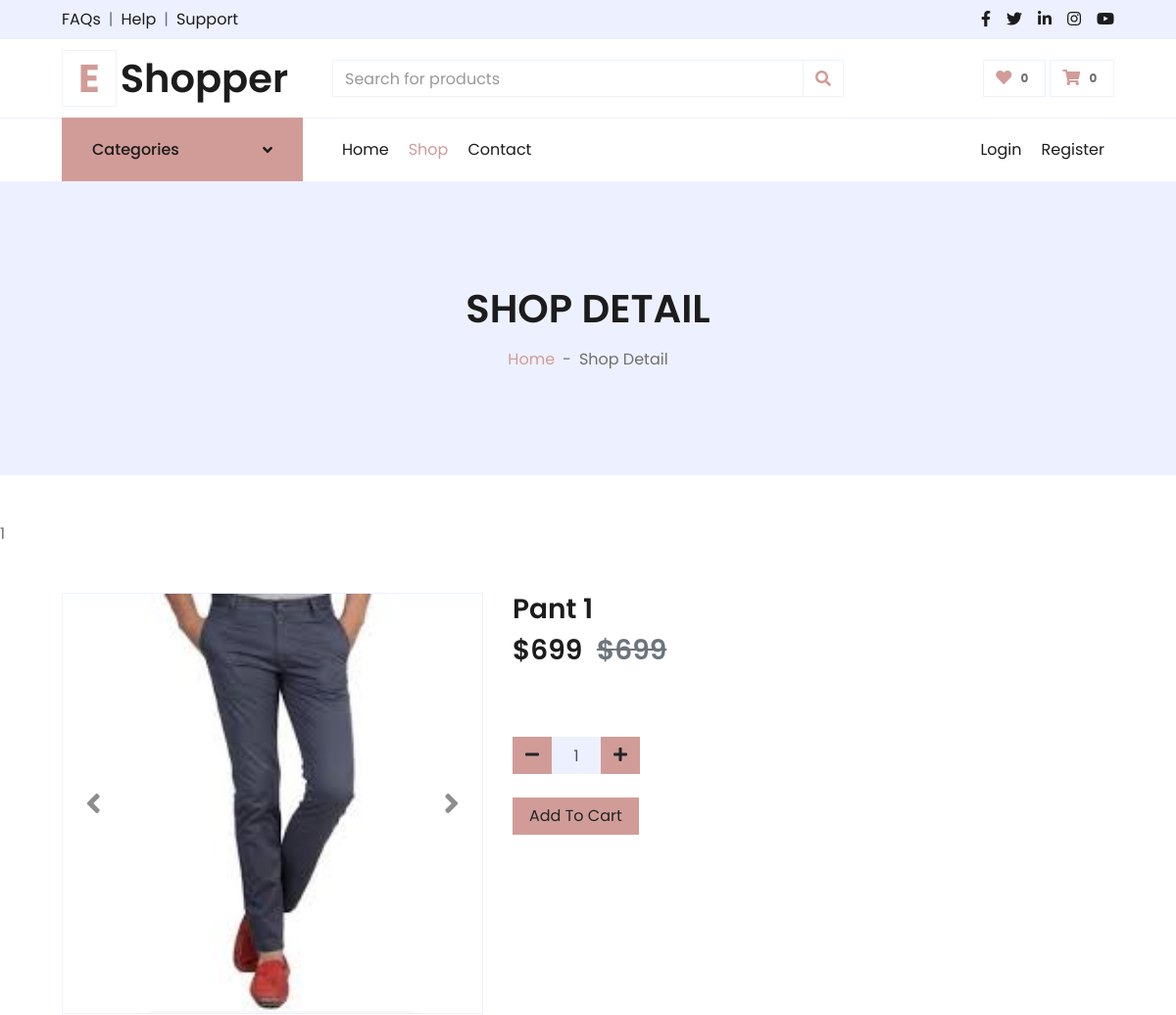
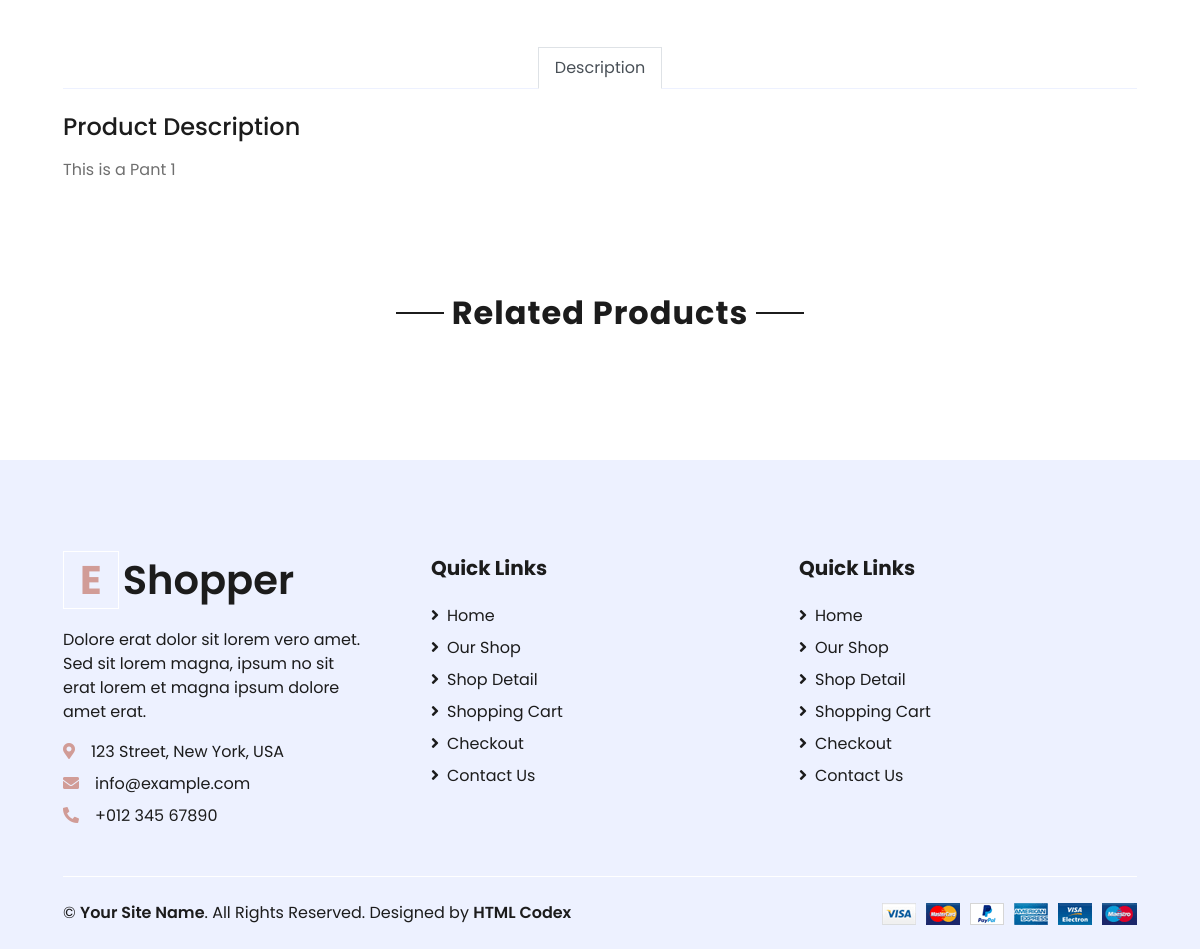
Screenshot of /detail.php?id=6 with the database file from the repository (2 pictures, top to bottom).
### tables this page shows
CREATE TABLE `product` (
  `id` int(11) NOT NULL,
  `title` varchar(80) NOT NULL,
  `slug` varchar(80) NOT NULL,
  `cid` int(11) NOT NULL,
  `bid` int(11) NOT NULL,
  `stock` int(11) NOT NULL,
  `price` int(11) NOT NULL,
  `sale_price` int(11) NOT NULL,
  `img_name` varchar(255) NOT NULL,
  `status` int(11) NOT NULL,
  `description` text NOT NULL
);

### detail.php (the view, shortened to what this page needs)
<?php
    if($_SERVER['REQUEST_METHOD'] == 'GET' && isset($_GET['id'])) {
        ?>
        <!DOCTYPE html>
        <html lang="en">
        <head>
            <link href="https://cdnjs.cloudflare.com/ajax/libs/font-awesome/5.10.0/css/all.min.css" rel="stylesheet">
            <link href="lib/owlcarousel/assets/owl.carousel.min.css" rel="stylesheet">
            <link href="css/style.css" rel="stylesheet">
        </head>
        <body>
            <?php
                require './includes/topbar.php';
            ?>
            <div class="container-fluid">
                <div class="row border-top px-xl-5">
                    <div class="col-lg-3 d-none d-lg-block">
                        <a class="btn shadow-none d-flex align-items-center justify-content-between bg-primary text-white w-100" data-toggle="collapse" href="#navbar-vertical" style="height: 65px; margin-top: -1px; padding: 0 30px;">
                            <h6 class="m-0">Categories</h6>
                            <i class="fa fa-angle-down text-dark"></i>
                        </a>
                        <?php
                            require './includes/category.php';
                        ?>
                    </div>
                    <div class="col-lg-9">
                        <nav class="navbar navbar-expand-lg bg-light navbar-light py-3 py-lg-0 px-0">
                            <?php
                                require './includes/navbar.php';
                            ?>
                        </nav>
                    </div>
                </div>
            </div>
            <div class="container-fluid bg-secondary mb-5">
                <div class="d-flex flex-column align-items-center justify-content-center" style="min-height: 300px">
                    <h1 class="font-weight-semi-bold text-uppercase mb-3">Shop Detail</h1>
                    <div class="d-inline-flex">
                        <p class="m-0"><a href="./index.php">Home</a></p>
                        <p class="m-0 px-2">-</p>
                        <p class="m-0">Shop Detail</p>
                    </div>
                </div>
            </div>
            <?php
                $id = $_GET['id'];
                $sql = "SELECT * FROM product WHERE id = $id";
                $result = mysqli_query($conn, $sql);
                if($result && mysqli_num_rows($result) > 0) {
                    echo mysqli_num_rows($result);
                    $row = mysqli_fetch_assoc($result);
                } else {
                    echo 'Error';
                }
            ?>
            <div class="container-fluid py-5">
                <div class="row px-xl-5">
                    <div class="col-lg-5 pb-5">
                        <div id="product-carousel" class="carousel slide" data-ride="carousel">
                            <div class="carousel-inner border">
                                <div class="carousel-item active">
                                    <img class="w-100 h-100" src="./admin/uploads/product/<?php echo $row['img_name']; ?>" alt="Image">
                                </div>
                            </div>
                            <a class="carousel-control-prev" href="#product-carousel" data-slide="prev">
                                <i class="fa fa-2x fa-angle-left text-dark"></i>
                            </a>
                            <a class="carousel-control-next" href="#product-carousel" data-slide="next">
                                <i class="fa fa-2x fa-angle-right text-dark"></i>
                            </a>
                        </div>
                    </div>
                    <div class="col-lg-7 pb-5">
                        <h3 class="font-weight-semi-bold"><?php echo $row['title'] ?></h3>
                        <h3 class="font-weight-semi-bold mb-4">$<?php echo $row['sale_price'] ?> <span class="text-muted ml-2"><del>$<?php echo $row['price'] ?></del></span></h3>
                        <form method="POST" action="add_to_cart.php">
                            <div class="d-flex align-items-center mb-4 pt-2">
                                <div class="input-group quantity mr-3" style="width: 130px;">
                                    <div class="">
                                        <button type="button" class="btn btn-primary btn-minus" >
                                        <i class="fa fa-minus"></i>
                                        </button>
                                    </div>
                                    <input type="text" class="form-control bg-secondary text-center"  name="qty" id="qty" value="1">
                                    <div class="input-group-btn">
                                        <button type="button" class="btn btn-primary btn-plus">
                                            <i class="fa fa-plus"></i>
                                        </button>
                                    </div>
                                </div>
                            </div>
                            <input type="submit" value='Add To Cart' class="btn btn-primary px-3">
                        </form>
                    </div>
                </div>
                <div class="row px-xl-5">
                    <div class="col">
                        <div class="nav nav-tabs justify-content-center border-secondary mb-4">
                            <a class="nav-item nav-link active" data-toggle="tab" href="#tab-pane-1">Description</a>
                        </div>
                        <div class="tab-content">
                            <div class="tab-pane fade show active" id="tab-pane-1">
                                <h4 class="mb-3">Product Description</h4>
                                <p>
                                    <?php
                                        $sql = 'SELECT * FROM product WHERE id = '.$id;
                                        $result = mysqli_query($conn, $sql);
                                        if($result && mysqli_num_rows($result) > 0) {
                                            $row = mysqli_fetch_assoc($result);
                                            echo $row['description'];
                                        } else {
                                            echo 'No Description!';
                                        }
                                    ?>
                                </p>
                            </div>
                        </div>
                    </div>
                </div>
            </div>
            <div class="container-fluid py-5">
                <div class="text-center mb-4">
                    <h2 class="section-title px-5"><span class="px-2">Related Products</span></h2>
                </div>
            </div>
            <?php
                require './includes/footer.php';
            ?>
        </body>
        </html>
        <?php
    } else {
        echo 'Invalid Request';
    }
?>

### rows the page displays
product: img_name (picture), title "Pant 1", sale_price "699", price "699", description "This is a Pant 1"

### other values shown
mysqli_num_rows($result) "1"
